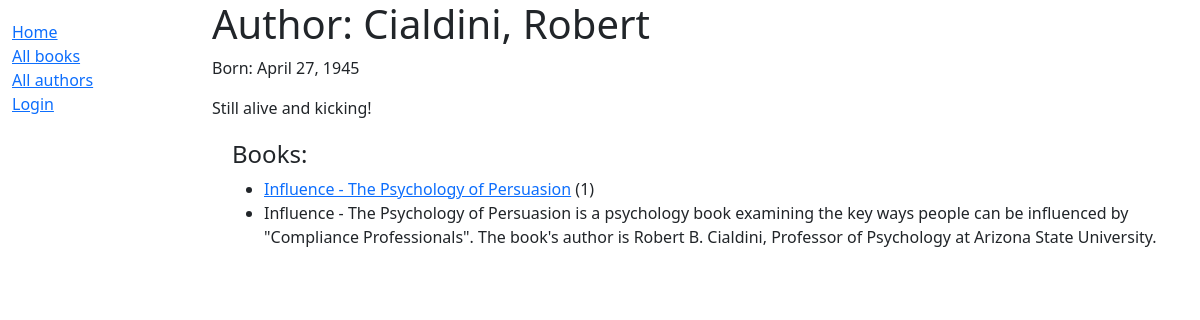
/catalog/author/2, run on the app's committed database.
### catalog/models.py (models this page shows, shortened)
class Author(models.Model):
    first_name = models.CharField(max_length=100)
    last_name = models.CharField(max_length=100)
    date_of_birth = models.DateField(null=True, blank=True)
    date_of_death = models.DateField("died", null=True, blank=True)
    class Meta:
        ordering = ["last_name", "first_name"]
    def __str__(self):
        return '{0}, {1}'.format(self.last_name, self.first_name)

class Book(models.Model):
    title = models.CharField(max_length=200)
    author = models.ForeignKey('Author', on_delete=models.SET_NULL, null=True)
    summary = models.TextField(max_length=1000, help_text="Enter a brief description of the book.")
    isbn = models.CharField('ISBN', max_length=13, unique=True, help_text="A 13 character <a href='https://www.isbn-international.org/content/what-isbn'>ISBN number</a>")
    genre = models.ManyToManyField(Genre, help_text="Select a genre for this book.")
    language = models.ForeignKey("Language", on_delete=models.SET_NULL, null=True)
    def __str__(self):
        return self.title

### catalog/views.py (the view)
# urls.py: path("author/<int:pk>", views.AuthorDetailView.as_view(), name="author-detail"),
class AuthorDetailView(generic.DetailView):
    model = Author

### catalog/templates/catalog/author_detail.html
{% extends "base_generic.html" %}
{% block content %}
<h1>Author: {{ author }}</h1>
    <p>Born: {{ author.date_of_birth }}</p>
{% if author.date_of_death %}
    <p>Died: {{ author.date_of_death }}</p>
{% else %}
    <p>Still alive and kicking!</p>
{% endif %}
    <div style="margin-left:20px;margin-top:20px;">
    <h4>Books:</h4>
    <ul>
        {% for book in author.book_set.all %}
        <li><a href="{% url 'book-detail' book.pk %}">{{ book }}</a> ({{ book.bookinstance_set.all.count }})</li>
        <li>{{ book.summary }}</li>
        {% endfor %}
    </ul>
</div>
{% endblock %}

### data on the page
Author: date_of_birth "April 27, 1945"
Book: title "Influence - The Psychology of Persuasion", bookinstance_set.all.count "1", summary "Influence - The Psychology of Persuasion is a psychology book examining the key ways people can be influenced by \"Compliance Professionals\". The book's author is Robert B. Cialdini, Professor of Psychology at Arizona State University."
